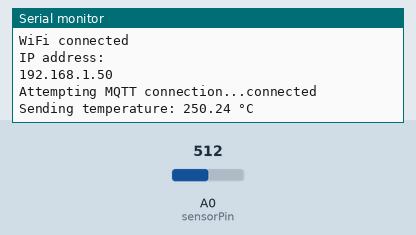
Recording of a sketch running on a simulated Arduino Uno R4 WiFi. Parts: the last lines printed to the serial monitor. The test bench sets the inputs (shaded band); at power-on: A0 (sensorPin) = 512. WiFi joins after 1.5 s; servers stay silent unless stated; random numbers use the default seed unless the sketch sets one; no MQTT or app messages arrive unless stated.

Above: at 2.7 s.
2.8 s: A0 (sensorPin) set to 716
At 4.7 s:
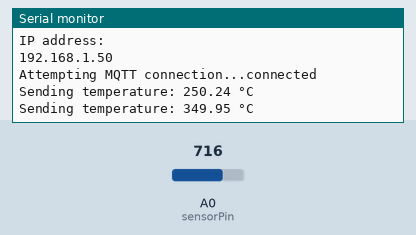
5.5 s: A0 (sensorPin) set to 900
At 6.3 s:
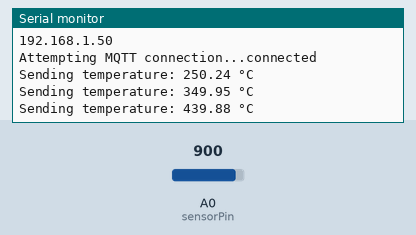
Timing chart, 0 to 8.5 s (numbered marks = the images above; inputs shaded):
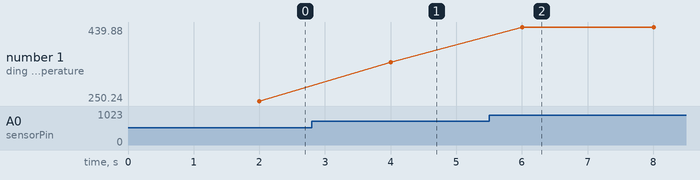

The sketch:

TEMPsend.ino
```cpp
#include "WiFiS3.h"
#include <PubSubClient.h>

// 1. ตั้งค่า Wi-Fi ของห้องสอบ
const char* ssid = "2nds";
const char* password = "2Ndsssssss";

// 2. ตั้งค่า MQTT Broker ตามหน้าเว็บของคุณ
const char* mqtt_server = "phycom.it.kmitl.ac.th";
const int mqtt_port = 1883;

// 3. กำหนด Topic ให้ตรงกับหน้าเว็บ
const char* mqtt_topic = "68070175/temp";

// สร้างตัวแปร Client ID แบบ char array เพื่อให้สามารถสุ่มรหัสใส่ได้
char mqtt_client_id[40];

WiFiClient espClient;
PubSubClient client(espClient);

const int sensorPin = A0; // ขา Analog ของ LM35

void setup_wifi() {
  delay(10);
  Serial.println();
  Serial.print("Connecting to ");
  Serial.println(ssid);

  WiFi.begin(ssid, password);

  while (WiFi.status() != WL_CONNECTED) {
    delay(500);
    Serial.print(".");
  }

  Serial.println("");
  Serial.println("WiFi connected");
  Serial.println("IP address: ");
  Serial.println(WiFi.localIP());
}

void reconnect() {
  while (!client.connected()) {
    Serial.print("Attempting MQTT connection...");

    if (client.connect(mqtt_client_id)) {
      Serial.println("connected");
    } else {
      Serial.print("failed, rc=");
      Serial.print(client.state());
      Serial.println(" try again in 5 seconds");
      delay(5000);
    }
  }
}

void setup() {
  Serial.begin(9600);

  // สุ่มเลขเพื่อไม่ให้ Client ID ซ้ำกันทุกครั้งที่บอร์ดรีสตาร์ท
  randomSeed(analogRead(A1));
  int randomNum = random(1000, 9999);
  sprintf(mqtt_client_id, "R4_68070175_%d", randomNum);

  Serial.print("Client ID: ");
  Serial.println(mqtt_client_id);

  setup_wifi();
  client.setServer(mqtt_server, mqtt_port);
}

unsigned long lastMsg = 0;

void loop() {
  if (!client.connected()) {
    reconnect();
  }
  client.loop();

  unsigned long now = millis();
  if (now - lastMsg > 2000) {
    lastMsg = now;

    // อ่านค่าจาก LM35 (Uno R4 ใช้ไฟ 5V ADC ความละเอียด 10-bit)
    int sensorValue = analogRead(sensorPin);
    float voltage = sensorValue * (5.0 / 1023.0);
    float temperatureC = voltage * 100.0; // สูตร LM35

    String payload = String(temperatureC);

    Serial.print("Sending temperature: ");
    Serial.print(payload);
    Serial.println(" °C");

    client.publish(mqtt_topic, payload.c_str());
  }
}
```

Measured:
- after the input at 2.8 s, the serial monitor: prints a new line after 1.2 s (image 1)
- after the input at 5.5 s, the serial monitor: prints a new line after 0.50 s (image 2)
- plotted number 1: 250.24 → 349.95 after the input at 2.8 s, 349.95 → 439.88 after the input at 5.5 s
